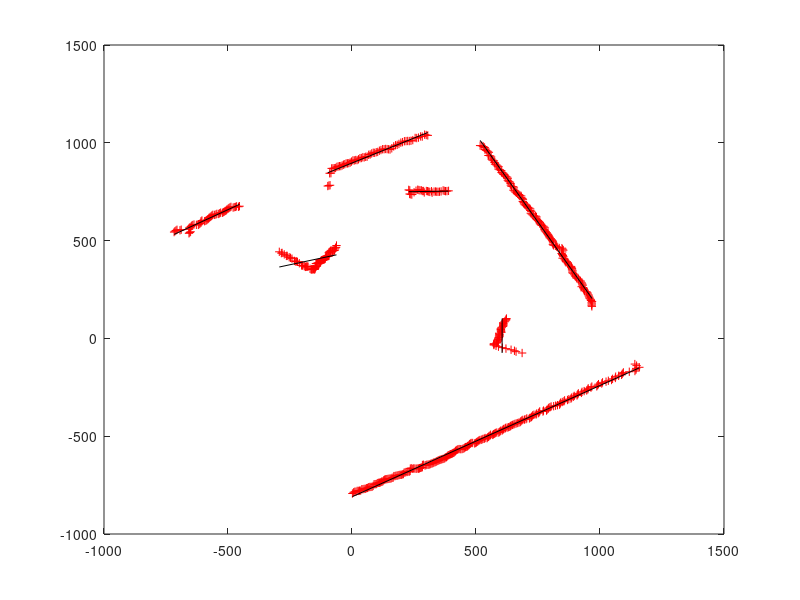

MATLAB code to generate this figure:
clear all
close all
clc

% reads in the laser range finder data 
% the first column of the data denotes the angle
% the second column of the data denotes the range or distance in mm
data = load('lineData.txt');

% converts the data in polar coordinates to X and Y coordinates
Xdata = data(:,2).*cos(data(:,1));
Ydata = data(:,2).*sin(data(:,1));

% plots the data
plot(Xdata, Ydata, 'r+')
axis([-1000 1500 -1000 1500])
hold on
%% We will first separate the data set into M different clusters.  We will
%% then try to fit lines to each individual cluster

tol = 100;  % if two consecutive points are more than 100 mm (10 cm) apart, start a new cluster
K = 1;      % initialize the number of the clusters
clusterInd = zeros(length(Xdata),2);    % initialize the array that will contain the start and end indices for each cluster
                                        % the indices are to index into Xdata and Ydata
                                        % since we don't know how large M will get, we will
                                        % initialize clusterInd to have the same rows as Xdata
clusterInd(1,1) = 1; % setting the start index for the first cluster to be 1
for i = 2:size(data,1)
    d = sqrt((Xdata(i)-Xdata(i-1))^2 + (Ydata(i)-Ydata(i-1))^2);
    if d > tol
        % start new cluster
        clusterInd(K,2) = i-1;
        K = K + 1;
        clusterInd(K,1) = i;
    end
end
clusterInd = clusterInd(clusterInd(:,1)>0,:);   % this clips off all the excess rows that only contains 0s
clusterInd(end,2) = size(data,1);               % this sets the last index to be the last element in data
%% Now that we have the clusters, let's fit the lines
lineCoeff = zeros(K,3); % initialize the vector to store the coefficients for the K line equations
lse = zeros(K,1);       % initialize the vector to store the error of the K line fits
% main line fitting code begins here
n=2;
for i = 1:K
    q = clusterInd(i,2)-clusterInd(i,1)+1;
    M = zeros(q,3);
    M(:,1) = Xdata(clusterInd(i,1):clusterInd(i,2));
    M(:,2) = Ydata(clusterInd(i,1):clusterInd(i,2));
    M(:,3) = 1;
    [U,S,V] = svd(M);
    lineCoeff(i,:) = V(:,3)';
    lse = S(3,3);
    n = n+1;
end

% the following plots each of the lines
for i = 1:K
    % computes the end points for each line segment
    xMax = max(Xdata(clusterInd(i,1):clusterInd(i,2)));
    xMin = min(Xdata(clusterInd(i,1):clusterInd(i,2)));
    if abs(lineCoeff(i,2)) < 1e-4
        xMax = -lineCoeff(i,3)/lineCoeff(i,1);
        xMin = xMax;
        yMax = max(Ydata(clusterInd(i,1):clusterInd(i,2)));
        yMin = min(Ydata(clusterInd(i,1):clusterInd(i,2)));
    else
        yMax = -lineCoeff(i,1)*xMax/lineCoeff(i,2) - lineCoeff(i,3)/lineCoeff(i,2);
        yMin = -lineCoeff(i,1)*xMin/lineCoeff(i,2) - lineCoeff(i,3)/lineCoeff(i,2);
    end
    plot([xMin xMax], [yMin yMax], 'k-')
    xMin = 0;
    xMax = 0;
    yMin = 0;
    yMax = 0;
end
hold off